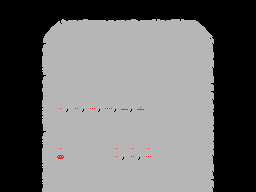

This game map was drawn from its Tiled (.tmx) file and the tilesets committed beside it. A one-line description and the full map source follow:
An orthogonal 32x24 tile map with 8x8 px tiles, 1 tile layer (Tile Layer 1).

<map version="1.0" orientation="orthogonal" renderorder="right-down" width="32" height="24" tilewidth="8" tileheight="8" nextobjectid="1">
 <tileset firstgid="1" name="tiles" tilewidth="8" tileheight="8" tilecount="256" columns="16">
  <image source="maya-tablet6-tiles.png" width="128" height="128" />
 </tileset>
 <layer name="Tile Layer 1" width="32" height="24">
  <data encoding="csv">
1,1,1,1,1,1,1,1,1,1,1,1,1,1,1,1,1,1,1,1,1,1,1,1,1,1,1,1,1,1,1,1,
1,1,1,1,1,1,1,1,1,1,1,1,1,1,1,1,1,1,1,1,1,1,1,1,1,1,1,1,1,1,1,1,
1,1,1,1,1,1,1,2,5,6,7,4,4,5,5,6,7,5,4,8,6,7,8,4,10,1,1,1,1,1,1,1,
1,1,1,1,1,1,9,24,24,24,24,24,24,24,24,24,24,24,24,24,24,24,24,24,24,23,1,1,1,1,1,1,
1,1,1,1,1,11,24,24,24,24,24,24,24,24,24,24,24,24,24,24,24,24,24,24,24,24,17,1,1,1,1,1,
1,1,1,1,1,14,24,24,24,24,24,24,24,24,24,24,24,24,24,24,24,24,24,24,24,24,19,1,1,1,1,1,
1,1,1,1,1,13,24,24,24,24,24,24,24,24,24,24,24,24,24,24,24,24,24,24,24,24,21,1,1,1,1,1,
1,1,1,1,1,16,24,24,24,24,24,24,24,24,24,24,24,24,24,24,24,24,24,24,24,24,20,1,1,1,1,1,
1,1,1,1,1,12,24,24,24,24,24,24,24,24,24,24,24,24,24,24,24,24,24,24,24,24,19,1,1,1,1,1,
1,1,1,1,1,14,24,24,24,24,24,24,24,24,24,24,24,24,24,24,24,24,24,24,24,24,21,1,1,1,1,1,
1,1,1,1,1,13,24,24,24,24,24,24,24,24,24,24,24,24,24,24,24,24,24,24,24,24,22,1,1,1,1,1,
1,1,1,1,1,13,24,24,24,24,24,24,24,24,24,24,24,24,24,24,24,24,24,24,24,24,22,1,1,1,1,1,
1,1,1,1,1,15,24,24,24,24,24,24,24,24,24,24,24,24,24,24,24,24,24,24,24,24,19,1,1,1,1,1,
1,1,1,1,1,12,24,35,33,36,33,37,33,38,33,39,33,40,24,24,24,24,24,24,24,24,18,1,1,1,1,1,
1,1,1,1,1,12,24,24,24,24,24,24,24,24,24,24,24,24,24,24,24,24,24,24,24,24,21,1,1,1,1,1,
1,1,1,1,1,13,24,24,24,24,24,24,24,24,24,24,24,24,24,24,24,24,24,24,24,24,18,1,1,1,1,1,
1,1,1,1,1,14,24,24,24,24,24,24,24,24,24,24,24,24,24,24,24,24,24,24,24,24,20,1,1,1,1,1,
1,1,1,1,1,12,24,24,24,24,24,24,24,24,24,24,24,24,24,24,24,24,24,24,24,24,18,1,1,1,1,1,
1,1,1,1,1,15,24,35,24,24,24,24,24,24,35,24,35,24,35,24,24,24,24,24,24,24,18,1,1,1,1,1,
1,1,1,1,1,16,24,34,24,24,24,24,24,24,35,33,36,33,37,24,24,24,24,24,24,24,19,1,1,1,1,1,
1,1,1,1,1,12,24,24,24,24,24,24,24,24,24,24,24,24,24,24,24,24,24,24,24,24,21,1,1,1,1,1,
1,1,1,1,1,15,24,24,24,24,24,24,24,24,24,24,24,24,24,24,24,24,24,24,24,24,19,1,1,1,1,1,
1,1,1,1,1,12,24,24,24,24,24,24,24,24,24,24,24,24,24,24,24,24,24,24,24,24,22,1,1,1,1,1,
1,1,1,1,1,15,24,24,24,24,24,24,24,24,24,24,24,24,24,24,24,24,24,24,24,24,19,1,1,1,1,1
</data>
 </layer>
</map>
